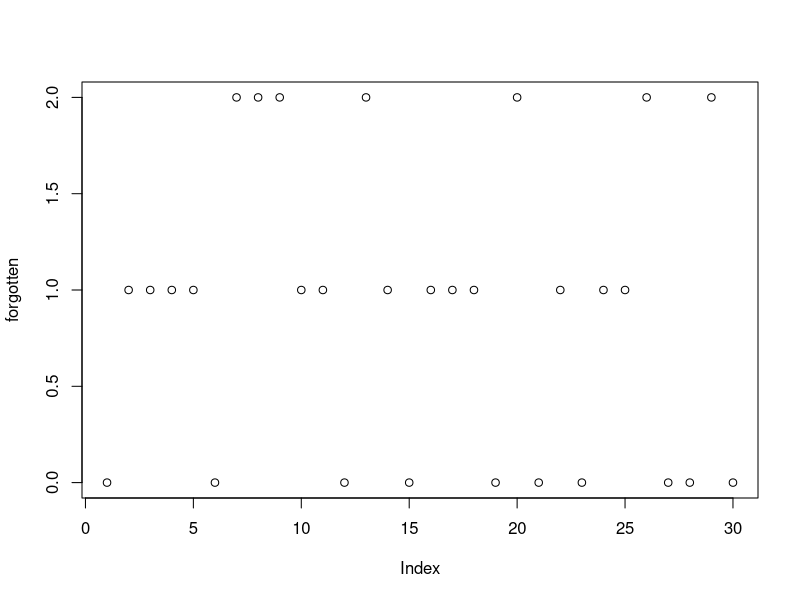
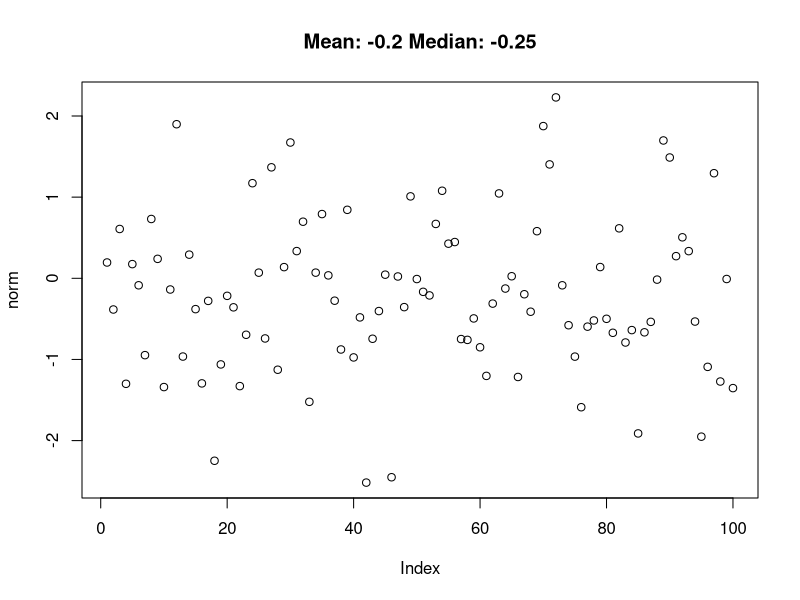
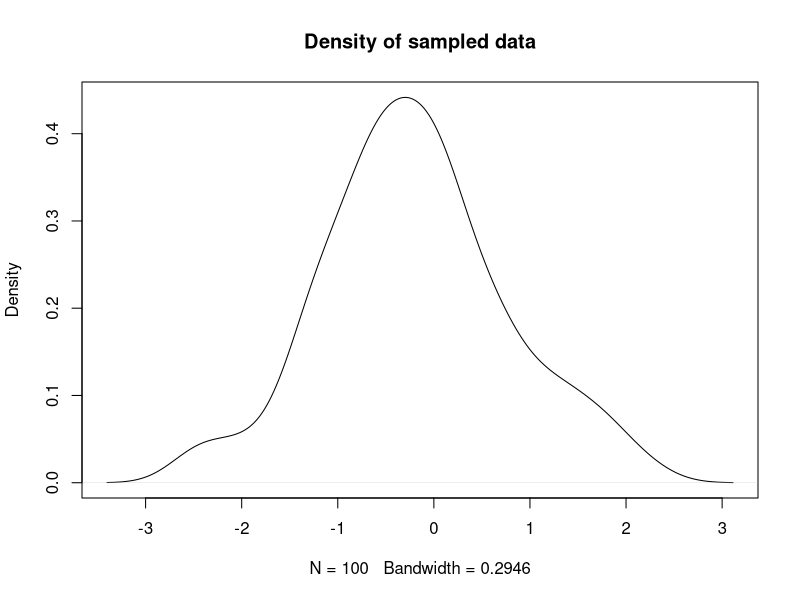
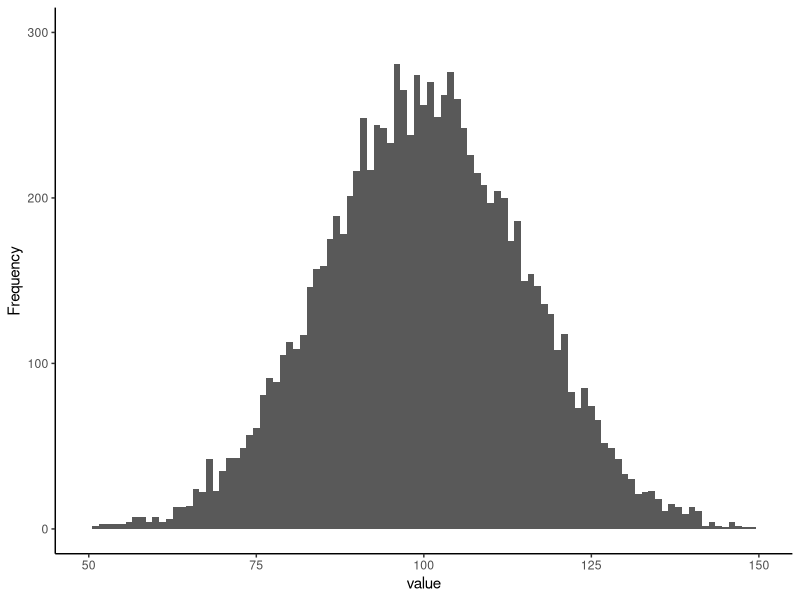
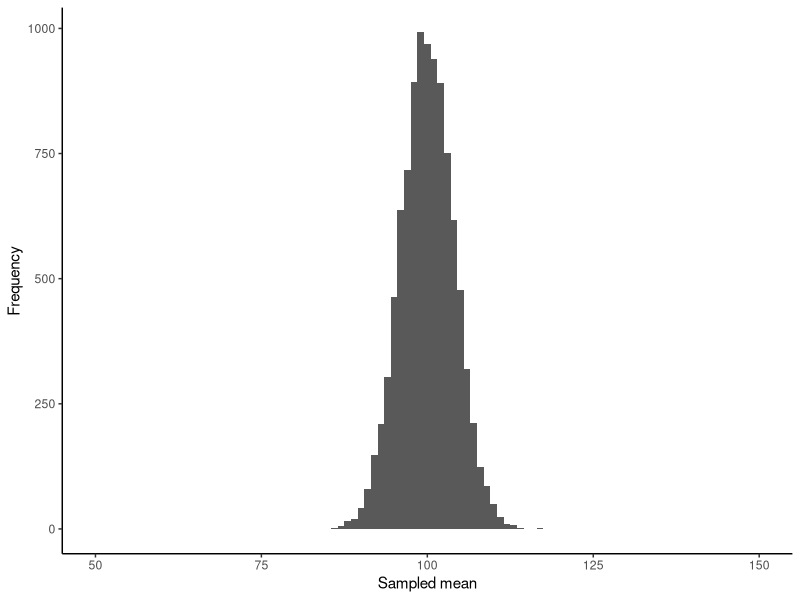

These charts were generated, in order, by the following R code:
## ---- chunk 1
knitr::opts_chunk$set(echo = FALSE)
## ---- chunk 2
library(tidyverse)
library(cowplot)
## ---- chunk 3
forgotten <- rbinom(30, 10,.10)
plot(forgotten)
## ---- chunk 4
### <b>
dens<- dbinom(30, 300, .1) #probability density distribution   
prob <- pbinom(30, 300, .1) #cumulative probability of an event.
quantile<- qbinom(0.54, 300, .1) # takes the probability value and gives a number whose cumulative value matches the probability value
### </b>
round(dens, 3)
round(prob,3)
quantile
## ---- chunk 5
# dbinom r - calculate binomial probability in r
dbinom(3, size=30, prob=0.1)
## ---- chunk 6
norm <- rnorm(100)
mu<- mean(norm)
median_ <- median(norm)
plot(norm, main=paste("Mean:",round(mu,2), "Median:", round(median_,2) )) 
## ---- chunk 7
dens <-density(norm)
plot(dens, main = "Density of sampled data")
## ---- chunk 8
### <b>
mu <- 100 
sigma <- 15
n_samples <- 10000

simulation <- tibble(sample = 1:n_samples, x = NA)
for(i in 1:n_samples){
  # sample a set of values
  sample_value <- rnorm(n = 1,
                         mean = mu,
                         sd = sigma)
  # save value to data frame
  simulation$x[i] <- sample_value
}
### </b>
## ---- chunk 9
simulation %>%
  ggplot(aes(x = x)) +
  geom_histogram(binwidth = 1) +
  scale_x_continuous(limits = c(50, 150)) +
  xlab("value") +
  ylab("Frequency") +
  ylim(0,300) +
  theme_classic()
## ---- chunk 10
### <b>
sample_size <- 14 
sample_means <- tibble(sample = 1:n_samples,
                           mean = NA,
                           std_dev = NA)

for(i in 1:n_samples){
  sample_values <- rnorm(n = sample_size <- 14 ,
                         mean = mu,
                         sd = sigma)
  sample_means$mean[i] <- mean(sample_values)
}
### </b>
## ---- chunk 11
sample_means %>%
  ggplot(aes(mean)) +
  geom_histogram(binwidth = 1) +
 scale_x_continuous(limits = c(50, 150))+
  xlab("Sampled mean") +
  ylab("Frequency") +
  theme_classic()
## ---- chunk 12

